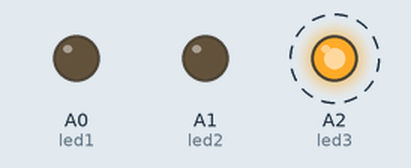
This sketch was run on a simulated Arduino Uno, built with avr-gcc and run on an emulated ATmega328P. Parts: output pins drawn as LEDs (lit = HIGH). Dashed ring = blinking.

Above: at 0.1 s.
Timing chart, 0 to 3.0 s (numbered marks = the images above):
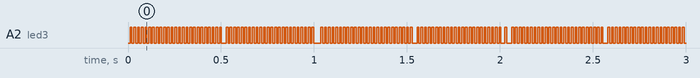

Measured:
- by itself, A2 (led3): alternates HIGH for 0.01 s and LOW for 0.01 s

The sketch:

postThread.ino
```cpp
#include <TimedAction.h>


//pin / state variables
#define ledPin 13
boolean ledState = false;
const int led1 = A0;
const int led2 = A1;
const int led3 = A2;

void led1Amp(){
   digitalWrite(led1, HIGH);
   delay(2);
   digitalWrite(led1,LOW);
   delay(10);
}

void led2Amp(){
   digitalWrite(led2, HIGH);
   delay(6);
   digitalWrite(led2,LOW);
   delay(10);
}

void led3Amp(){
   digitalWrite(led3, HIGH);
   delay(10);
   digitalWrite(led3,LOW);
   delay(10);
}

  TimedAction led1Thread = TimedAction(1000,led1Amp);
  TimedAction led2Thread = TimedAction(500,led2Amp);
  TimedAction led3Thread = TimedAction(11,led3Amp);


void setup(){
  Serial.begin(9600);
  pinMode(led1,OUTPUT);
  pinMode(led2,OUTPUT);
  pinMode(led3,OUTPUT);

}

void loop(){
  led1Thread.check();
  led2Thread.check();
  led3Thread.check();

}
```
